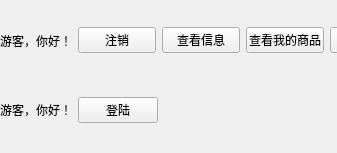
<?xml version="1.0" encoding="UTF-8"?>
<ui version="4.0">
 <class>HeadWidget</class>
 <widget class="QWidget" name="HeadWidget">
  <property name="geometry">
   <rect>
    <x>0</x>
    <y>0</y>
    <width>337</width>
    <height>153</height>
   </rect>
  </property>
  <property name="windowTitle">
   <string>Form</string>
  </property>
  <widget class="QWidget" name="horizontalLayoutWidget">
   <property name="geometry">
    <rect>
     <x>0</x>
     <y>10</y>
     <width>409</width>
     <height>61</height>
    </rect>
   </property>
   <layout class="QHBoxLayout" name="hBox1">
    <item>
     <widget class="QLabel" name="nameLabel">
      <property name="text">
       <string>游客，你好！</string>
      </property>
     </widget>
    </item>
    <item>
     <widget class="QPushButton" name="logoutBtn">
      <property name="text">
       <string>注销</string>
      </property>
     </widget>
    </item>
    <item>
     <widget class="QPushButton" name="checkBtn">
      <property name="text">
       <string>查看信息</string>
      </property>
     </widget>
    </item>
    <item>
     <widget class="QPushButton" name="mineBtn">
      <property name="text">
       <string>查看我的商品</string>
      </property>
     </widget>
    </item>
    <item>
     <widget class="QPushButton" name="addItemBtn">
      <property name="text">
       <string>添加商品</string>
      </property>
     </widget>
    </item>
    <item>
     <spacer name="horizontalSpacer">
      <property name="orientation">
       <enum>Qt::Horizontal</enum>
      </property>
      <property name="sizeHint" stdset="0">
       <size>
        <width>40</width>
        <height>20</height>
       </size>
      </property>
     </spacer>
    </item>
   </layout>
  </widget>
  <widget class="QWidget" name="horizontalLayoutWidget_2">
   <property name="geometry">
    <rect>
     <x>0</x>
     <y>70</y>
     <width>331</width>
     <height>81</height>
    </rect>
   </property>
   <layout class="QHBoxLayout" name="hBox2">
    <item>
     <widget class="QLabel" name="tourLabel">
      <property name="sizePolicy">
       <sizepolicy hsizetype="Preferred" vsizetype="Fixed">
        <horstretch>0</horstretch>
        <verstretch>0</verstretch>
       </sizepolicy>
      </property>
      <property name="text">
       <string>游客，你好！</string>
      </property>
     </widget>
    </item>
    <item>
     <widget class="QPushButton" name="loginBtn">
      <property name="text">
       <string>登陆</string>
      </property>
     </widget>
    </item>
    <item>
     <spacer name="horizontalSpacer_2">
      <property name="orientation">
       <enum>Qt::Horizontal</enum>
      </property>
      <property name="sizeHint" stdset="0">
       <size>
        <width>40</width>
        <height>20</height>
       </size>
      </property>
     </spacer>
    </item>
   </layout>
  </widget>
 </widget>
 <resources/>
 <connections/>
</ui>
